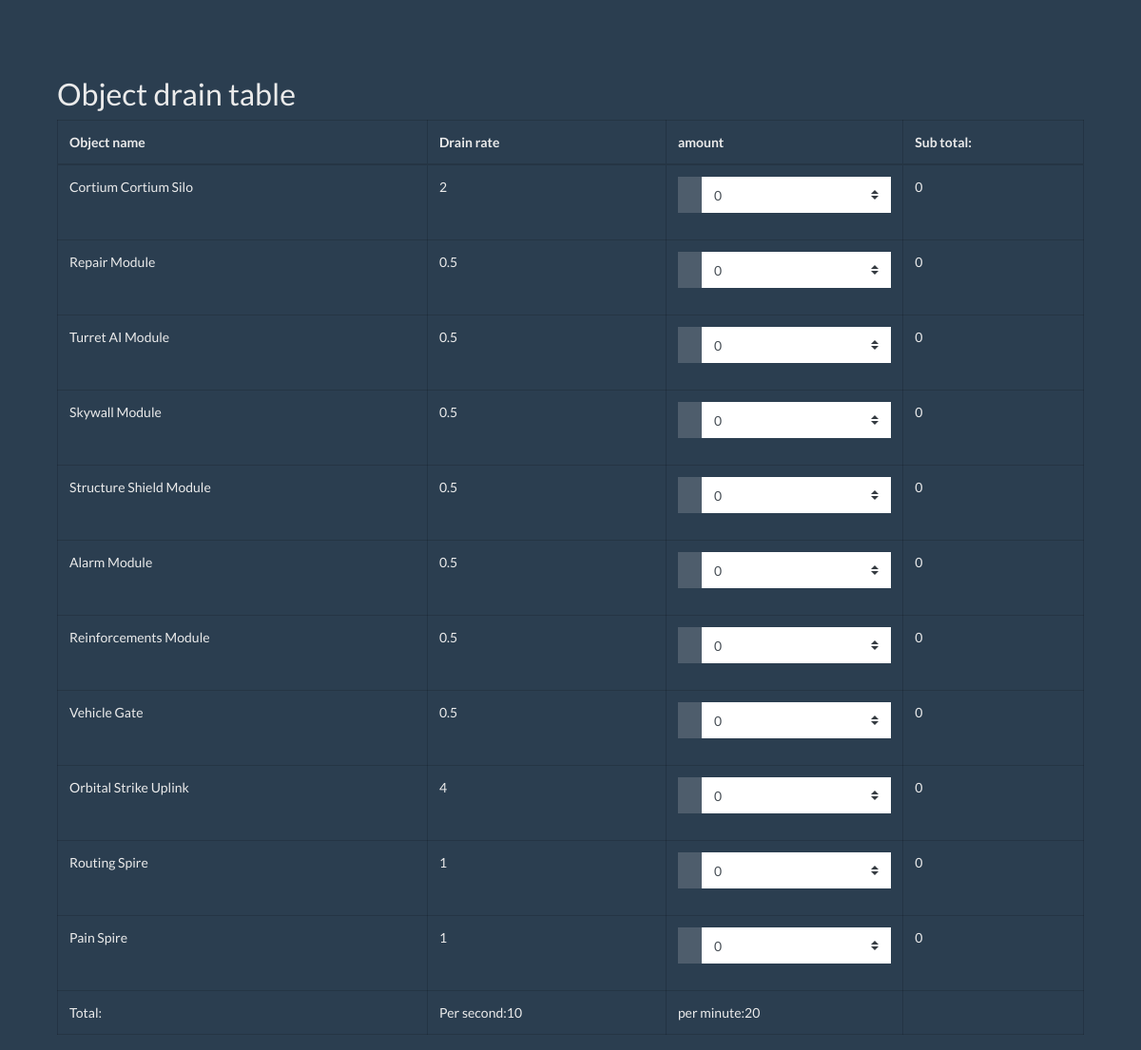
The app's page /index2.php with its own data.
### tables this page shows
CREATE TABLE IF NOT EXISTS `valuesforobjects` (
  `id` int(11) NOT NULL AUTO_INCREMENT,
  `name` varchar(50) DEFAULT NULL,
  `value` double DEFAULT NULL,
  `amountMax` int(11) DEFAULT NULL,
  UNIQUE KEY `id` (`id`)
);

### index2.php (the view, shortened to what this page needs)
<?php
global $conn;
$sql = "SELECT id, name, amountMax, value FROM valuesforobjects";
$data = $conn->query($sql);
?>
<!doctype html>
<html lang="en">
<head>
    <link rel="stylesheet" href="assests/css/boostrap.min.css">
</head>
<body>
<main role="main" class="container">
    <div class="container">
        <h2>Object drain table</h2>
        <table class="table table-bordered">
            <thead>
            <tr>
                <th>Object name</th>
                <th>Drain rate</th>
                <th>amount</th>
                <th>Sub total:</th>
            </tr>
            </thead>
            <tbody>
            <?php foreach ($data as $row) : ?>
                <tr>
                    <td><?= $row['name'] ?></td>
                    <td class="valueAmount"><?= $row['value'] ?></td>
                    <td class="quantity">
                        <div class="input-group mb-3">
                            <div class="input-group-prepend">
                                <label class="input-group-text" for="inputGroupSelect01"></label>
                            </div>
                            <select class="custom-select one" id="inputGroupSelect01">
                                <?php
                                $maxamount = $row['amountMax'];
                                for ($i = 0; $i <= $maxamount; $i++)
                                    echo '<option value="' . $i . '" class="qty">' . $i . '</option>';
                                ?>
                        </div>
                    </td>
                    <td class="subtotal">0</td>
                </tr>
            <?php endforeach; ?>
            <tr>
                <td>Total:</td>
                <td class="perhour">Per second:10</td>
                <td class="perminute">per minute:20</td>
                <td>
    </tbody>
    </table>
    </div>
</main>
</body>
</html>

### index2.php (style rules this page uses)
body { padding-top: 5rem; }

### records on screen
valuesforobjects: name "Cortium Cortium Silo", value "2"
valuesforobjects: name "Repair Module", value "0.5"
valuesforobjects: name "Turret AI Module", value "0.5"
valuesforobjects: name "Skywall Module", value "0.5"
valuesforobjects: name "Structure Shield Module", value "0.5"
valuesforobjects: name "Alarm Module", value "0.5"
valuesforobjects: name "Reinforcements Module", value "0.5"
valuesforobjects: name "Vehicle Gate", value "0.5"
valuesforobjects: name "Orbital Strike Uplink", value "4"
valuesforobjects: name "Routing Spire", value "1"
valuesforobjects: name "Pain Spire", value "1"

### other values on screen
form field value "0"
